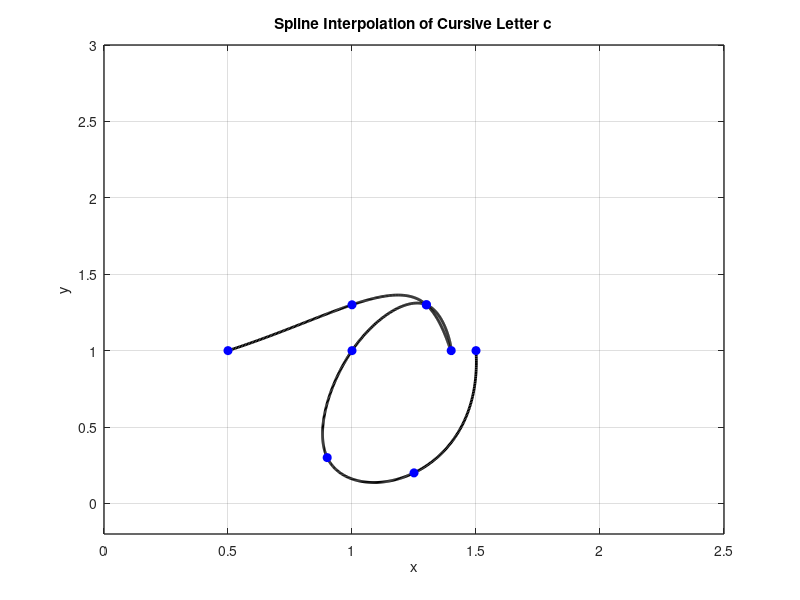

The MATLAB script that drew this image:
x = [0.5 1 1.3 1.4 1.3 1 0.9 1.25 1.5];
y = [1 1.3 1.3 1 1.3 1 0.3 0.2 1];

n = length(x);
t = 0:n-1; % Parametric coordinate t
tt = 0:0.01:n-1; % More dense coordinate tt for spline interpolation

% Compute spline interpolation
xx = spline(t, x, tt);
yy = spline(t, y, tt);

% Plot settings
figure(1)
plot(xx, yy, 'k', 'LineWidth', 2) % plot spline
hold on
plot(x, y, 'bo', 'MarkerFaceColor', 'b') % plot data points
axis([0 2.5 -0.2 3])
grid on
title('Spline Interpolation of Cursive Letter c')
xlabel('x')
ylabel('y')
set(gca, 'FontSize', 10, 'LineWidth', 1)
grid on